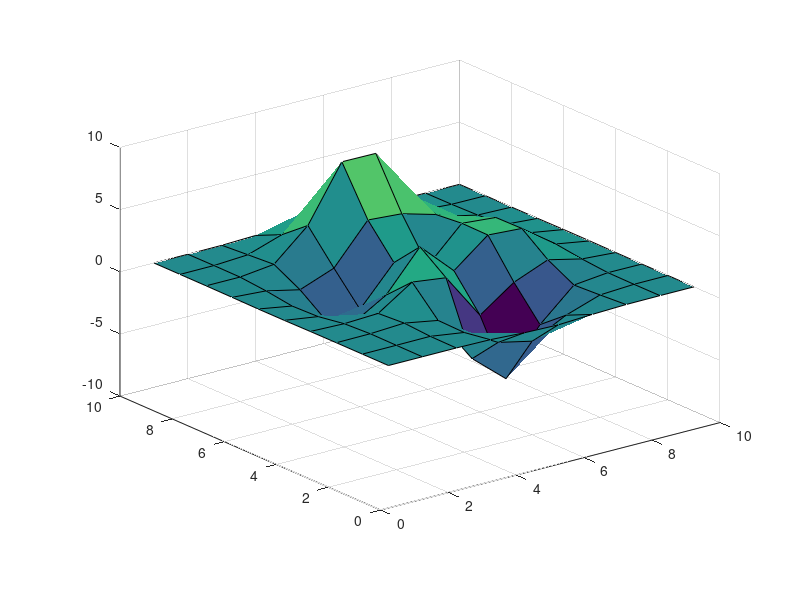

Reproduce this figure in MATLAB. (Note: this script raises an error after producing the figure.)
%=============================================================================
% Copyright (c) 2016-present Allan CORNET (Nelson)
%=============================================================================
% This file is part of Nelson.
%=============================================================================
% LICENCE_BLOCK_BEGIN
% SPDX-License-Identifier: LGPL-3.0-or-later
% LICENCE_BLOCK_END
%=============================================================================
% <--WEIGHT 2-->
% <--ADV-CLI MODE-->
%=============================================================================
close all
%=============================================================================
f = figure('Visible', 'off', 'InnerPosition', [100 100 320 240], 'Color', [1 1 1]);
ax = axes('Parent', f, 'Position', [0.15 0.15 0.75 0.75]);
Z = peaks(10);
surf(ax, Z);
view(3);
ax.Projection = 'orthographic';
drawnow();
orthographicFrame = getframe(f).cdata;
ax.Projection = 'perspective';
ax.CameraViewAngle = 20;
drawnow();
perspectiveFrame = getframe(f).cdata;
asserts.isequal(ax.CameraViewAngleMode, 'manual');
asserts.istrue(frame_delta(orthographicFrame, perspectiveFrame) > 0);
close(f);
%=============================================================================
function assert_mode_switch(h, propertyName, modeName, value)
  set(h, modeName, 'auto');
  set(h, propertyName, value);
  asserts.isequal(get(h, modeName), 'manual');
end

%=============================================================================
function delta = frame_delta(a, b)
  delta = sum(abs(double(a(:)) - double(b(:))));
end
%=============================================================================
function frameSize = expectedFrameSize(f)
  position = f.Position;
  ratio = f.DevicePixelRatio;
  frameSize = [round(position(4) * ratio), round(position(3) * ratio), 3];
end
%=============================================================================
function [left, top, right, bottom] = axes_edges(frame, ax)
  imageHeight = size(frame, 1);
  imageWidth = size(frame, 2);
  position = ax.Position;
  left = max(3, round(position(1) * imageWidth));
  right = min(imageWidth - 2, round((position(1) + position(3)) * imageWidth));
  top = max(3, round((1 - position(2) - position(4)) * imageHeight));
  bottom = min(imageHeight - 2, round((1 - position(2)) * imageHeight));
end
%=============================================================================
function ratio = dark_ratio(region)
  dark = region(:, :, 1) < 180 & region(:, :, 2) < 180 & region(:, :, 3) < 180;
  ratio = sum(dark(:)) / numel(dark);
end
%=============================================================================
function len = bottom_tick_length(frame, ax, direction)
  [left, ~, right, bottom] = axes_edges(frame, ax);
  x = round((left + right) / 2);
  len = 0;
  started = false;
  if strcmp(direction, 'in')
    rows = (bottom - 1):-1:1;
  else
    rows = (bottom + 1):size(frame, 1);
  end
  for y = rows
    region = frame(y, x - 1:x + 1, :);
    hit = dark_ratio(region) > 0;
    if hit
      len = len + 1;
      started = true;
    elseif started
      return;
    end
  end
end
%=============================================================================
function count = tick_label_dark_pixel_count(frame, ax)
  [left, top, ~, bottom] = axes_edges(frame, ax);
  dark = frame(:, :, 1) < 180 & frame(:, :, 2) < 180 & frame(:, :, 3) < 180;
  dark(max(1, bottom - 2):min(size(frame, 1), bottom + 2), :) = false;
  dark(:, max(1, left - 2):min(size(frame, 2), left + 2)) = false;
  labelMask = false(size(dark));
  labelMask(max(1, top - 30):min(size(frame, 1), bottom + 30), :) = true;
  count = sum(dark(:) & labelMask(:));
end
%=============================================================================
